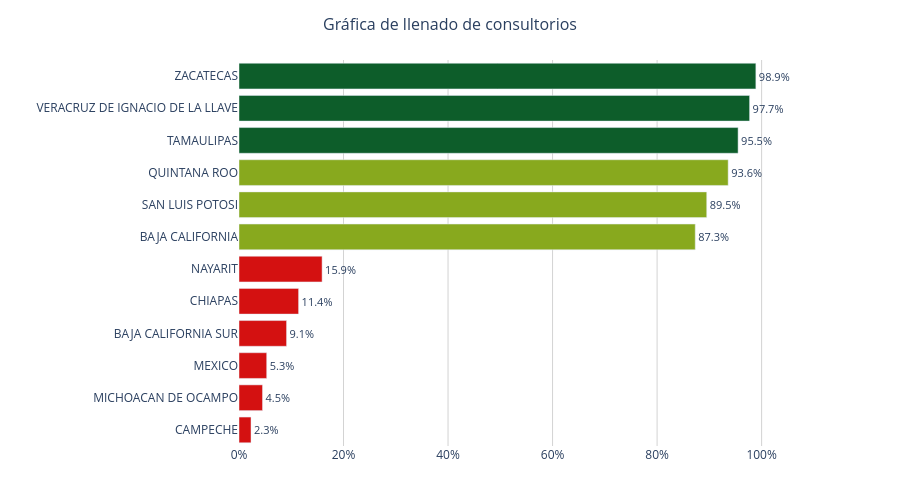

Notebook source saved alongside this figure:
### Code cell
import plotly.graph_objects as go

# Ordenar de menor a mayor para efecto cascada
df_plot = tabla_entidades.sort_values("porcentaje", ascending=True)

# Semáforo de colores
colores = [
    "#0D5D2A" if p >= 95 else
    "#88A91E" if p >= 80 else
    "#F1D54A" if p >= 60 else
    "#D41111"
    for p in df_plot["porcentaje"]
]

fig_cascada = go.Figure()

fig_cascada.add_trace(
    go.Bar(
        x=df_plot["porcentaje"],
        y=df_plot["entidad"],
        orientation="h",
        marker=dict(color=colores),
        text=[f"{p:.1f}%" for p in df_plot["porcentaje"]],
        textposition="outside",
        textfont=dict(size=11),
        hovertemplate="<b>%{y}</b><br>Porcentaje: %{x:.1f}%<extra></extra>",
    )
)

fig_cascada.update_layout(
    title=dict(
        text="Gráfica de llenado de consultorios",
        x=0.5,
        font=dict(size=16)
    ),
    xaxis=dict(
        title="",
        range=[0, 115],
        ticksuffix="%",
        showgrid=True,
        gridcolor="lightgrey"
    ),
    yaxis=dict(
        title="",
        automargin=True
    ),
    plot_bgcolor="white",
    height=500,
    margin=dict(l=20, r=60, t=60, b=40)
)

fig_cascada.show()

### Figure 1 — Plotly figure (JSON) as saved in the notebook; plotly's stock layout.template omitted (floating-point values rounded to 4 significant figures)
{"data": [{"hovertemplate": "<b>%{y}</b><br>Porcentaje: %{x:.1f}%<extra></extra>", "marker": {"color": ["#D41111", "#D41111", "#D41111", "#D41111", "#D41111", "#D41111", "#88A91E", "#88A91E", "#88A91E", "#0D5D2A", "#0D5D2A", "#0D5D2A"]}, "orientation": "h", "text": ["2.3%", "4.5%", "5.3%", "9.1%", "11.4%", "15.9%", "87.3%", "89.5%", "93.6%", "95.5%", "97.7%", "98.9%"], "textfont": {"size": 11}, "textposition": "outside", "type": "bar", "x": [2.3, 4.5, 5.3, 9.1, 11.4, 15.9, 87.3, 89.5, 93.6, 95.5, 97.7, 98.9], "y": ["CAMPECHE", "MICHOACAN DE OCAMPO", "MEXICO", "BAJA CALIFORNIA SUR", "CHIAPAS", "NAYARIT", "BAJA CALIFORNIA", "SAN LUIS POTOSI", "QUINTANA ROO", "TAMAULIPAS", "VERACRUZ DE IGNACIO DE LA LLAVE", "ZACATECAS"]}], "layout": {"height": 500, "margin": {"b": 40, "l": 20, "r": 60, "t": 60}, "plot_bgcolor": "white", "title": {"font": {"size": 16}, "text": "Gráfica de llenado de consultorios", "x": 0.5}, "xaxis": {"gridcolor": "lightgrey", "range": [0, 115], "showgrid": true, "ticksuffix": "%", "title": {"text": ""}}, "yaxis": {"automargin": true, "title": {"text": ""}}}}
